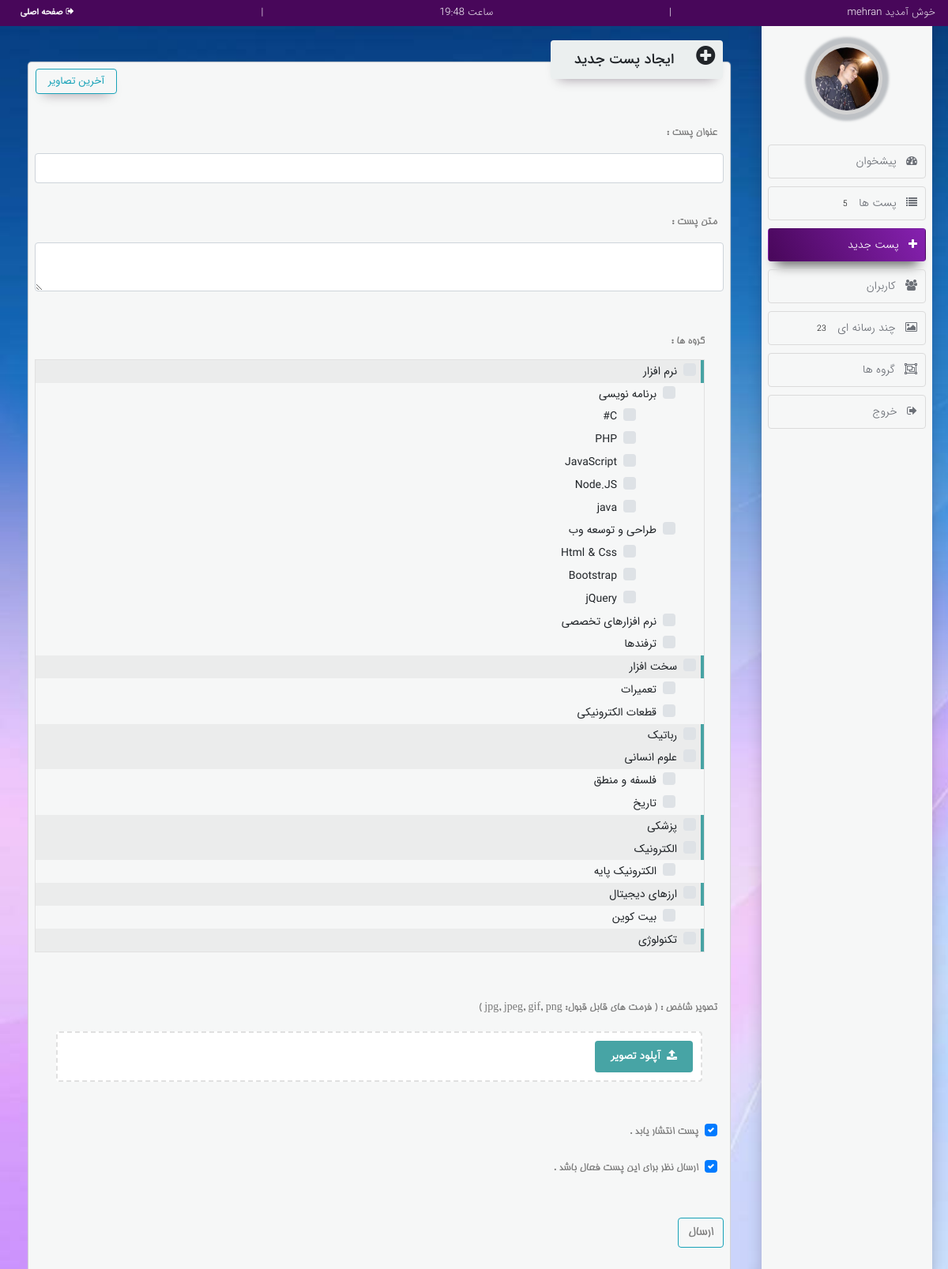
Page /management_system/cpanel.php?action=newpost (signed in) on the committed database.
### tables this page shows
CREATE TABLE IF NOT EXISTS `tbl_cat` (
  `id` int(11) NOT NULL AUTO_INCREMENT,
  `cat_name` varchar(20) NOT NULL,
  `cat_parent` int(11) NOT NULL DEFAULT '1',
  PRIMARY KEY (`id`),
  KEY `FK_Self_Join_Cat_id` (`cat_parent`)
);

### classes/cat.php (called while the page is built, shortened)
<?php
class Cat extends Base
{
    public function __construct($a,$b,$c){
        $this->id=(int)$a;
        $this->cat_name=$b;
    }
    public function __get($property)
    {
        $data = ["id", "cat_name","cat_parent"];
        if (in_array($property,$data))
            return $this->$property;
        else
            die("invalid key:'$property'");
    }
    public static function getCatsByParentId($id)
    {
        $conn=self::connect();
        $stmt=$conn->prepare("CALL SP_cat_getCatsByParentId(?)");
        $stmt->execute([$id]);
        if($stmt->rowCount()){
            $cats=array();
            foreach ($stmt->fetchAll() as $row)
                $cats[]=new Cat($row['id'],$row['cat_name'],$row['cat_parent']);
            return $cats;
        }
        else
            return false;
    }
}

### management_system/action/newpost.php (the view, shortened to what this page needs)
<?php
if (!(isset($_SESSION['u_id']) or $_SESSION['u_type']==1 or $_SESSION['u_type']==2)) {
    return;
}
elseif (isset($_GET['do']) and $_GET['do']=='editpost' and isset($_GET['id'])) {
    show_form('edit', $_GET['id'], "");
}
else
    show_form('new', null, "");
function show_form($action, $post_id=0, $error='', $p_title='', $p_content='', $p_image='', $cats=[], $published='checked', $allow_comments='checked')
{
    if ($action=='new') {
        $status         = "ایجاد پست جدید";
    }
    ?>
    <div class="statusbar"><i class="fa fa-plus-circle fa-2x d-inline-block"></i><span class="statusbar-p"><?=$status?></span></div>
    <button type="button" class="btn btn-outline-info img-btn" id="show_images-btn" data-toggle="modal" data-target="#show-images-modal">آخرین تصاویر</button>
    <div id="newpost">
        <form method="post" enctype="multipart/form-data">
            <div class="form-group my-4">
                <label class="col-form-label b-homa m-2">عنوان پست :</label>
                <input type="text" class="form-control" name="p_title" value="<?=$p_title?>"/>
            </div>
            <div class="form-group mb-5">
                <label class="col-form-label b-homa m-2">متن پست :</label>
                <textarea class="form-control" id="area" name="p_content"><?=$p_content?></textarea>
            </div>
            <div class="mb-5 mr-4">
                <label class="b-homa">گروه ها :</label>
                <div id="cats-container">
                    <?php
                    $cats = Cat::getCatsByParentId(1);
                    if($action=='new') {
                        foreach ($cats as $cat) {
                            ?>
                            <div class="custom-control custom-checkbox shifttoleft1">
                                <label class="custom-control-label" for="<?=$cat->id?>"><?=$cat->cat_name?></label>
                            </div>
                        <?php
                            if ($cats = Cat::getCatsByParentId($cat->id)){
                                foreach ($cats as $cat) {
                                    ?>
                                    <div class="custom-control custom-checkbox shifttoleft2">
                                        <label class="custom-control-label" for="<?=$cat->id?>"><?=$cat->cat_name?></label>
                                    </div>
                                    <?php
                                    if ($cats = Cat::getCatsByParentId($cat->id)){
                                        foreach ($cats as $cat) {
                                            ?>
                                            <div class="custom-control custom-checkbox shifttoleft3">
                                                <label class="custom-control-label" for="<?=$cat->id?>"><?=$cat->cat_name?></label>
                                            </div>
                                                            <?php
                                        }
                                    }
                                }
                            }
                        }
                    }
                    ?>
                </div>
            </div>
            <div class="mb-5">
                <label class="text-sm m-2 b-homa">تصویر شاخص : ( فرمت های قابل قبول: jpg, jpeg, gif, png  )</label>
                <div class="col-sm-12">
                    <div class="d-flex mt-2" id="upload-photo-post">
                        <a class="btn-upload" id="btn-fake-upload"><i class="fa fa-upload"></i>آپلود تصویر </a>
                        <div class="pb-3">
                        </div>
                        <p id="upload-res-text" class="upload-res-text" style="direction:ltr;"><?php if ($p_image == 0) { echo "! هنوز تصویری انتخاب نشده است"; } else { echo "$p_image"; }  ?></p>
                    </div>
                </div>
            </div>
            <div class="mb-3">
                <div class="custom-control custom-checkbox">
                    <label class="custom-control-label mr-2 b-homa" for="chk_published">پست انتشار یابد .</label>
                </div>
            </div>
            <div class="mb-5">
                <div class="custom-control custom-checkbox">
                    <label class="custom-control-label mr-2 b-homa" for="chk_allow_comments">ارسال نظر برای این پست فعال باشد .</label>
                </div>
            </div>
            <div class="form-group">
                <button type="submit" class="btn btn-outline-info text-light-2 b-homa" name="send_post">ارسال</button>
            </div>
        </form>
    </div>
    <?php
}
?>

### styles/cpanel.css (style rules this page uses)
body { background: url("../includes/images/43.jpg") no-repeat fixed; background-size: cover; position: relative; }
body:before { position: absolute; top: 0; right: 0; left: 0; min-height: 100vh; height: auto; }
a { color: black; }
p { margin-bottom: 0 !important; }
i { padding-left: .5rem; }
#cats-container { border:1px solid #e1e1e1; }
#cats-container label { display: block !important; }
.shifttoleft1, .shifttoleft2, .shifttoleft3, .shifttoleft4, .shifttoleft5 { padding-right: 30px !important; transition-duration:.2s !important; }
.shifttoleft1 { background-color: rgba(133, 133, 133, 0.1); border-right: 4px solid #47a3a4; }
.shifttoleft2 { margin-right: 30px; }
.shifttoleft3 { margin-right: 80px; }
.btn-upload { height: 40px !important; font-family: Vazir-Light; font-size: 14px; color: #ffffff !important; background-color: #47a4a5; border-radius: 4px; padding: 0 20px; cursor: pointer; line-height: 40px; transition-duration: .2s; }
#upload-res-text ,#pic-res-text { display: inline-block; padding: 6px; font-size: 13px; font-weight: 400; vertical-align: top; }
.b-homa { font-family: bhoma !important; font-size: 18upload-pic-realpx !important; color: #797979; }
#left .statusbar { position: absolute; top: -28px; right: 1%; background-color: #ebefef; padding: 2px 10px; border-radius: 4px; box-shadow: 0 10px 15px -10px rgba(30, 0, 30, 0.4); }
#left .img-btn { position: absolute; top: 8px; left: 1%; font-size: 13px !important; padding: 5px 15px; border-radius: 4px; box-shadow: 0 10px 15px -10px rgba(30, 0, 30, 0.4); }
#left .statusbar-p { font-size: 18px; font-weight: 500; line-height: 2.5; padding: 20px; }
#upload-photo-post { height: 64px; margin: 12px ; padding: 10px; border: 2px dashed #e0e0e0; border-radius: 4px; background-color: white; color: lightgrey; text-align: center; font-weight: 600; font-size: 20px; }

### styles/rtl.css (style rules this page uses)
body { direction: rtl; text-align: right; font-family: IranSans; line-height: 180%; }
.custom-control { padding-left: 0; padding-right: 1.5rem; }
.custom-control-label::before , .custom-control-label::after { right: -1.5rem; }

### rows in the picture
tbl_cat: cat_name "نرم افزار"
tbl_cat: cat_name "برنامه نویسی"
tbl_cat: cat_name "C#"
tbl_cat: cat_name "PHP"
tbl_cat: cat_name "JavaScript"
tbl_cat: cat_name "Node.JS"
tbl_cat: cat_name "java"
tbl_cat: cat_name "طراحی و توسعه وب"
tbl_cat: cat_name "Html & Css"
tbl_cat: cat_name "Bootstrap"
tbl_cat: cat_name "jQuery"
tbl_cat: cat_name "نرم افزارهای تخصصی"
tbl_cat: cat_name "ترفندها"
tbl_cat: cat_name "سخت افزار"
tbl_cat: cat_name "تعمیرات"
tbl_cat: cat_name "قطعات الکترونیکی"
tbl_cat: cat_name "رباتیک"
tbl_cat: cat_name "علوم انسانی"
tbl_cat: cat_name "فلسفه و منطق"
tbl_cat: cat_name "تاریخ"
tbl_cat: cat_name "پزشکی"
tbl_cat: cat_name "الکترونیک"
tbl_cat: cat_name "الکترونیک پایه"
tbl_cat: cat_name "ارزهای دیجیتال"
tbl_cat: cat_name "بیت کوین"
tbl_cat: cat_name "تکنولوژی"

### other values in the picture
$_SESSION['u_name'] "mehran"
Post::getPostsCounts()['published'] "5"
$user_info['images_count'] "23"
$status "ایجاد پست جدید"
